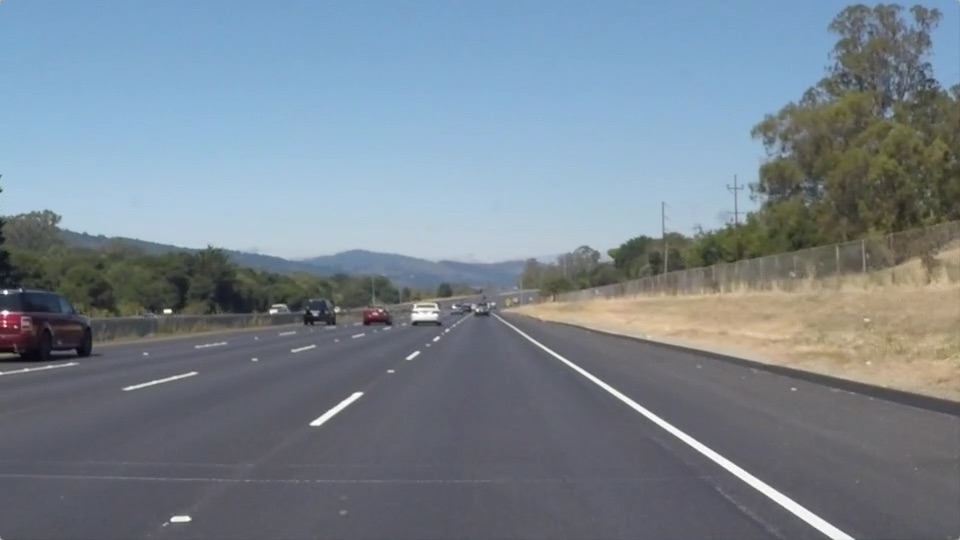
#> input picture test_images/solidWhiteRight.jpg, 960 x 540 px
$ jupyter execute --allow-errors P1.ipynb   (shell and % lines are left out)
#> lines starting #> are read from the running program, lines starting #| are printed output that depends on the picture; after the words box and inside, x2 and y2 are one past the last pixel; in counts of white or black regions, pixels touching at a corner belong together
# Self-Driving Car Engineer Nanodegree

## Project: **Finding Lane Lines on the Road**
***
In this project, you will use the tools you learned about in the lesson to identify lane lines on the road.  You can develop your pipeline on a series of individual images, and later apply the result to a video stream (really just a series of images). Check out the video clip "raw-lines-example.mp4" (also contained in this repository) to see what the output should look like after using the helper functions below.

Once you have a result that looks roughly like "raw-lines-example.mp4", you'll need to get creative and try to average and/or extrapolate the line segments you've detected to map out the full extent of the lane lines.  You can see an example of the result you're going for in the video "P1_example.mp4".  Ultimately, you would like to draw just one line for the left side of the lane, and one for the right.

In addition to implementing code, there is a brief writeup to complete. The writeup should be completed in a separate file, which can be either a markdown file or a pdf document. There is a [write up template](https://github.com/udacity/CarND-LaneLines-P1/blob/master/writeup_template.md) that can be used to guide the writing process. Completing both the code in the Ipython notebook and the writeup template will cover all of the [rubric points](https://review.udacity.com/#!/rubrics/322/view) for this project.

---
Let's have a look at our first image called 'test_images/solidWhiteRight.jpg'.  Run the 2 cells below (hit Shift-Enter or the "play" button above) to display the image.

**Note: If, at any point, you encounter frozen display windows or other confounding issues, you can always start again with a clean slate by going to the "Kernel" menu above and selecting "Restart & Clear Output".**

---

**The tools you have are color selection, region of interest selection, grayscaling, Gaussian smoothing, Canny Edge Detection and Hough Tranform line detection.  You  are also free to explore and try other techniques that were not presented in the lesson.  Your goal is piece together a pipeline to detect the line segments in the image, then average/extrapolate them and draw them onto the image for display (as below).  Once you have a working pipeline, try it out on the video stream below.**

---

<figure>

 <figcaption>
 <p></p>
 <p style="text-align: center;"> Your output should look something like this (above) after detecting line segments using the helper functions below </p>
 </figcaption>
</figure>
 <p></p>
<figure>

 <figcaption>
 <p></p>
 <p style="text-align: center;"> Your goal is to connect/average/extrapolate line segments to get output like this</p>
 </figcaption>
</figure>

**Run the cell below to import some packages.  If you get an `import error` for a package you've already installed, try changing your kernel (select the Kernel menu above --> Change Kernel).  Still have problems?  Try relaunching Jupyter Notebook from the terminal prompt.  Also, consult the forums for more troubleshooting tips.**

## Import Packages

[cell 1]
#importing some useful packages
import matplotlib.pyplot as plt
import matplotlib.image as mpimg
import numpy as np
import cv2

## Read in an Image

[cell 2]
#reading in an image
image = mpimg.imread('test_images/solidWhiteRight.jpg')
#> image is the input picture: shape (540, 960, 3); mean R, G, B 120.3, 132.6, 143.7

#printing out some stats and plotting
print('This image is:', type(image), 'with dimensions:', image.shape)
#| This image is: <class 'numpy.ndarray'> with dimensions: (540, 960, 3)
plt.imshow(image)  # if you wanted to show a single color channel image called 'gray', for example, call as plt.imshow(gray, cmap='gray')

## Ideas for Lane Detection Pipeline

**Some OpenCV functions (beyond those introduced in the lesson) that might be useful for this project are:**

`cv2.inRange()` for color selection
`cv2.fillPoly()` for regions selection
`cv2.line()` to draw lines on an image given endpoints
`cv2.addWeighted()` to coadd / overlay two images
`cv2.cvtColor()` to grayscale or change color
`cv2.imwrite()` to output images to file
`cv2.bitwise_and()` to apply a mask to an image

**Check out the OpenCV documentation to learn about these and discover even more awesome functionality!**

## Helper Functions

Below are some helper functions to help get you started. They should look familiar from the lesson!

[cell 3]
import math
import numpy.polynomial.polynomial as poly

def grayscale(img):
    """Applies the Grayscale transform
    This will return an image with only one color channel
    but NOTE: to see the returned image as grayscale
    (assuming your grayscaled image is called 'gray')
    you should call plt.imshow(gray, cmap='gray')"""
    return cv2.cvtColor(img, cv2.COLOR_RGB2GRAY)
    # Or use BGR2GRAY if you read an image with cv2.imread()
    # return cv2.cvtColor(img, cv2.COLOR_BGR2GRAY)

def canny(img, low_threshold, high_threshold):
    """Applies the Canny transform"""
    return cv2.Canny(img, low_threshold, high_threshold)

def gaussian_blur(img, kernel_size):
    """Applies a Gaussian Noise kernel"""
    return cv2.GaussianBlur(img, (kernel_size, kernel_size), 0)

def region_of_interest(img, vertices):
    """
    Applies an image mask.

    Only keeps the region of the image defined by the polygon
    formed from `vertices`. The rest of the image is set to black.
    `vertices` should be a numpy array of integer points.
    """
    #defining a blank mask to start with
    mask = np.zeros_like(img)

    #defining a 3 channel or 1 channel color to fill the mask with depending on the input image
    if len(img.shape) > 2:
        channel_count = img.shape[2]  # i.e. 3 or 4 depending on your image
        ignore_mask_color = (255,) * channel_count
    else:
        ignore_mask_color = 255

    #filling pixels inside the polygon defined by "vertices" with the fill color
    cv2.fillPoly(mask, vertices, ignore_mask_color)

    #returning the image only where mask pixels are nonzero
    masked_image = cv2.bitwise_and(img, mask)
    return masked_image


# [32 lines left out: functions draw_lines, hough_lines, not called in this run]

def hough_lines_bare(img, rho, theta, threshold, min_line_len, max_line_gap):
    """
    Like hough_lines, but return the lines instead of drawing them.

    To be used with draw_lines_filter
    """
    lines = cv2.HoughLinesP(img, rho, theta, threshold, np.array([]),
                            minLineLength=min_line_len, maxLineGap=max_line_gap)
    return lines

def draw_lines_filter(imgin, lines, color=[255, 0, 0], thickness=2, roi=None):
    """
    Draw at most two lane lines, given raw lines from hough_lines_bare

    roi is either None or a 2D numpy array;
    Ideally the same as the roi used for region-of-interest cutting
    """
    img = np.zeros((imgin.shape[0], imgin.shape[1], 3), dtype=np.uint8)

    # setup default ROI
    if roi is None:
        ymax = img.shape[0]
        ymin = int(ymax/2)
    else:
        ymax = max(roi[:, 1])
        ymin = min(roi[:, 1])

    lefts = []
    rights = []
    for line in lines:
        x1, y1, x2, y2 = line[0]
        dx = x2 - x1
        dy = y2 - y1

        # filter verticals
        if dx == 0:
            continue

        m = dy/dx
        # filter near vertical
        # +/- 20 [deg] from right angle are wrong angles
        if np.fabs(m) > np.tan(np.pi/2 - np.pi/9):
            continue

        # filter near horizontal
        # +/- 20 [deg] from horizontal are mental
        if np.fabs(m) < np.sin(np.pi/9):
            continue

        # negative slope belongs to left lane, positive to right
        # but segments of left line must be contained to the left half of the image
        # and the equivalent for the right half
        if m < 0:
            if max(x1, x2) < img.shape[1]/2:
                lefts += [[x1, y1], [x2, y2]]
        else:
            if min(x1, x2) > img.shape[1]/2:
                rights += [[x1, y1], [x2, y2]]

    # Fit each set of points (lefts, rights), find best-fit lines
    # Then, draw the lines from bottom of ROI to top
    # The lines are in x = my + c, because we know the vertical stops
    lefts = np.array(lefts)
    rights = np.array(rights)
    if len(lefts) > 1:
        l_coefs = poly.polyfit(lefts[:, 1], lefts[:, 0], 1)
        x1 = int(poly.polyval(ymin, l_coefs))
        x2 = int(poly.polyval(ymax, l_coefs))

        cv2.line(img, (x1, ymin), (x2, ymax), color, thickness)

    if len(rights) > 1:
        r_coefs = poly.polyfit(rights[:, 1], rights[:, 0], 1)
        x1 = int(poly.polyval(ymin, r_coefs))
        x2 = int(poly.polyval(ymax, r_coefs))

        cv2.line(img, (x1, ymin), (x2, ymax), color, thickness)

    # Debug drawing
    c = [255, 0, 0]
# [4 lines of commented-out code are left out]
    for side in (lefts, rights):
        for i in range(0, side.shape[0], 2):
            x1, y1 = side[i]
            x2, y2 = side[i+1]
#             c = [r-count*dc, g+count*dc, 0]
#             count += 1
            cv2.line(img, (x1, y1), (x2, y2), c, 2)
        c = [0, 255, 0]
    return img


# Python 3 has support for cool math symbols.

def weighted_img(img, initial_img, α=0.8, β=1., γ=0.):
    """
    `img` is the output of the hough_lines(), An image with lines drawn on it.
    Should be a blank image (all black) with lines drawn on it.

    `initial_img` should be the image before any processing.

    The result image is computed as follows:

    initial_img * α + img * β + γ
    NOTE: initial_img and img must be the same shape!
    """
    return cv2.addWeighted(initial_img, α, img, β, γ)

## Test Images

Build your pipeline to work on the images in the directory "test_images"
**You should make sure your pipeline works well on these images before you try the videos.**

[cell 4]
import os
os.listdir("test_images/")

## Build a Lane Finding Pipeline

Build the pipeline and run your solution on all test_images. Make copies into the `test_images_output` directory, and you can use the images in your writeup report.

Try tuning the various parameters, especially the low and high Canny thresholds as well as the Hough lines parameters.

[cell 5]
# TODO: Build your pipeline that will draw lane lines on the test_images
# then save them to the test_images_output directory.

testdir = os.path.join('test_images', 'difficiles')
# testdir = 'test_images'
#> (the rest of this cell did not finish here and is left out)

## Test on Videos

You know what's cooler than drawing lanes over images? Drawing lanes over video!

We can test our solution on two provided videos:

`solidWhiteRight.mp4`

`solidYellowLeft.mp4`

**Note: if you get an import error when you run the next cell, try changing your kernel (select the Kernel menu above --> Change Kernel). Still have problems? Try relaunching Jupyter Notebook from the terminal prompt. Also, consult the forums for more troubleshooting tips.**

**If you get an error that looks like this:**
```
NeedDownloadError: Need ffmpeg exe.
You can download it by calling:
imageio.plugins.ffmpeg.download()
```
**Follow the instructions in the error message and check out [this forum post](https://discussions.udacity.com/t/project-error-of-test-on-videos/274082) for more troubleshooting tips across operating systems.**

[cell 6]
# Import everything needed to edit/save/watch video clips
from moviepy.editor import VideoFileClip
from IPython.display import HTML

[cell 7]
def process_image(image, verbose=False):
    # NOTE: The output you return should be a color image (3 channel) for processing video below
    # TODO: put your pipeline here,
    # you should return the final output (image where lines are drawn on lanes)

    # Lane Detection Pipeline
    # convert to greyscale
    imgrey = grayscale(image)

    # apply Gaussian blur
    imblur = gaussian_blur(imgrey, 3)

    # detect edges
    imcanny = canny(imblur, 50, 150)

    # ROI cut
    ymax, xmax = np.shape(imcanny)
    roi_vx = np.array([(0, ymax),
                       (xmax/32*15, ymax/16*10),
                       (xmax/32*17, ymax/16*10),
                       (xmax, ymax)], dtype=np.int32)
    imroi = region_of_interest(imcanny, [roi_vx])

    # detect lines
    # imlines = hough_lines(imroi, 1, np.pi/180, 8, 32, 64)
    lines = hough_lines_bare(imroi, 1, np.pi/180, 24, 32, 16)
    imlines = draw_lines_filter(imroi, lines, [200, 200, 200], 4, roi_vx)

    # produce output
    imcomp = weighted_img(cv2.cvtColor(imroi, cv2.COLOR_GRAY2RGB), image, 0.8, 1.0, 0.0)
    imcomp = weighted_img(imlines, imcomp, 0.8, 1.0, 0.0)

    if verbose:
        plt.figure();plt.imshow(imgrey, cmap='gray')
        plt.figure();plt.imshow(imblur, cmap='gray')
        plt.figure();plt.imshow(imcanny, cmap='gray')
        plt.figure();plt.imshow(imroi, cmap='gray')
        plt.figure();plt.imshow(imlines)
        plt.figure();plt.imshow(imcomp)
    return imcomp

[cell 8]
# Test process_image on static images
# testdir = os.path.join('test_images', 'difficiles') # Use this one for difficult cases from challenge video
testdir = 'test_images' # Use this one for regular cases from the first two videos
imlist = os.listdir(testdir)
for imfile in imlist[:]:
    fname = os.path.join(testdir, imfile)
    if not 'jpg' in fname:
        continue
    im = mpimg.imread(fname)
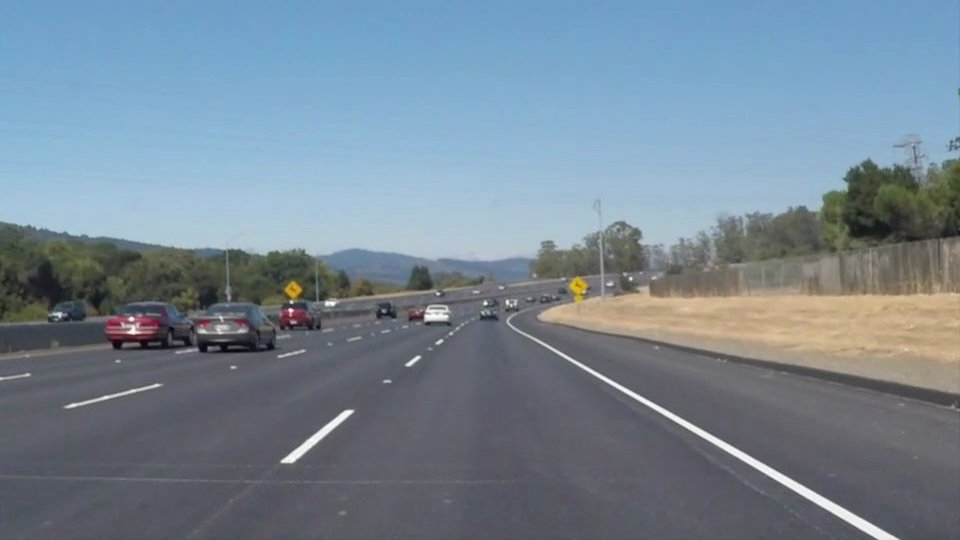
#> input picture test_images/solidWhiteCurve.jpg, 960 x 540 px
#> im is the input picture: shape (540, 960, 3); mean R, G, B 118.5, 134.5, 148.1
    imout = process_image(im, verbose=False)
#> in region_of_interest, `masked_image = cv2.bitwise_and(img, mask)`:
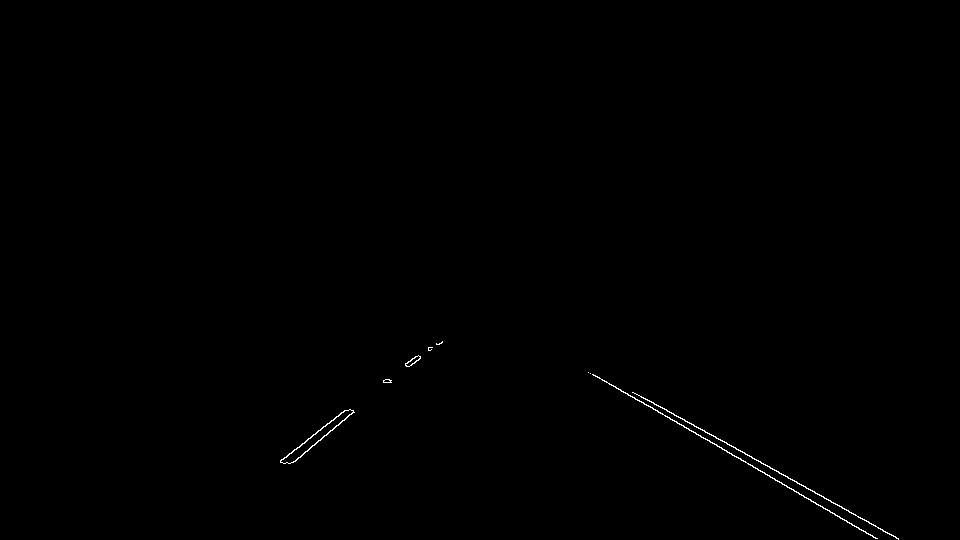
#> masked_image: shape (540, 960); 0.23% white in thin lines or dots, all inside (x1, y1, x2, y2) = (280, 341, 899, 540)
#> in hough_lines_bare, `lines = cv2.HoughLinesP(img, rho, theta, threshold, np.array([]), minL..`: lines = [[593, 374, 877, 538], [645, 398, 898, 538], [632, 392, 898, 539], [295, 461, 353, 410], [588, 372, 876, 538], [281, 459, 346, 410], [290, 463, 351, 414]]
#> the loop in draw_lines_filter, `for line in lines:` made 7 passes
#> (x1, y1, x2, y2, dx, dy, m, rights) on pass 2: (645, 398, 898, 538, 253, 140, 0.553, [[593, 374], [877, 538], [645, 398], [898, 538]])
#> in draw_lines_filter, `l_coefs = poly.polyfit(lefts[:, 1], lefts[:, 0], 1)`: l_coefs = [852.7, -1.22]
#> in draw_lines_filter, `x1 = int(poly.polyval(ymin, l_coefs))`: x1 = 440
#> in draw_lines_filter, `x2 = int(poly.polyval(ymax, l_coefs))`: x2 = 192
#> in draw_lines_filter, `r_coefs = poly.polyfit(rights[:, 1], rights[:, 0], 1)`: r_coefs = [-66.59, 1.77]
#> in draw_lines_filter, `x1 = int(poly.polyval(ymin, r_coefs))`: x1 = 530
#> in draw_lines_filter, `x2 = int(poly.polyval(ymax, r_coefs))`: x2 = 890
#> in draw_lines_filter, `cv2.line(img, (x1, ymin), (x2, ymax), color, thickness)`:
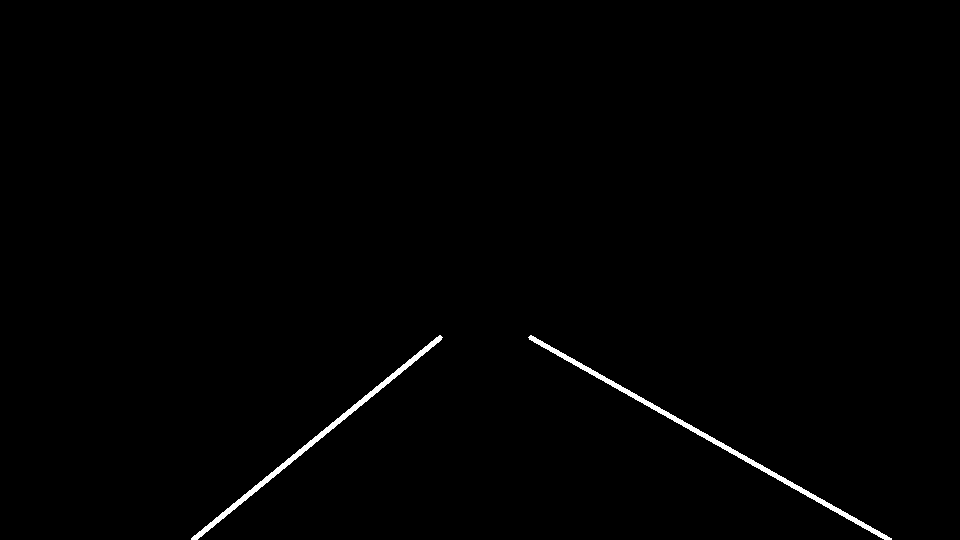
#> img: shape (540, 960, 3); values 0 (black) and 200 (white), 0.72% white; 2 white regions, box (x1, y1, x2, y2) and area: (528, 335, 892, 540) 2041, (191, 335, 443, 540) 1711
#> the loop in draw_lines_filter, `for side in (lefts, rights):` made 2 passes
#> c on passes 1 to 2: [0, 255, 0], [0, 255, 0]
#> after the loop in draw_lines_filter, `for side in (lefts, rights):`:
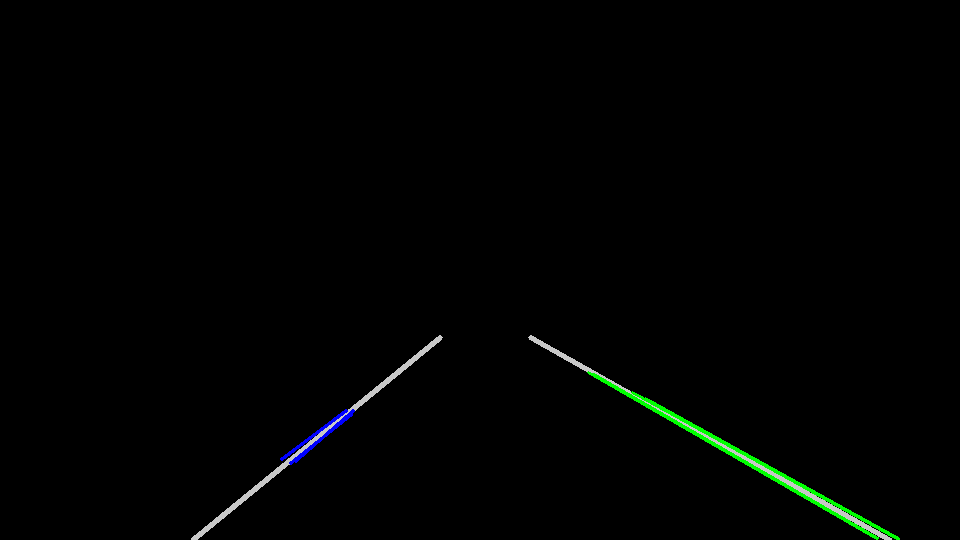
#> img: shape (540, 960, 3); 0.57% of pixels changed, all inside (x1, y1, x2, y2) = (280, 371, 900, 540); drawn as B, G, R
#> in weighted_img, `return cv2.addWeighted(initial_img, α, img, β, γ)`:
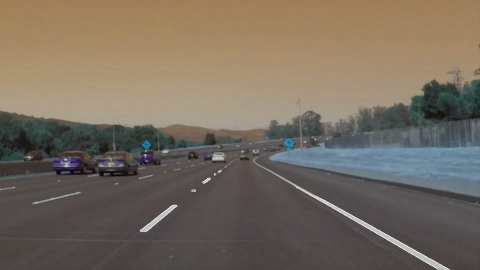
#> returned value: shape (540, 960, 3) (shown at 1/2 size); mean of channels 0, 1, 2 95.1, 107.9, 118.7; drawn as B, G, R
#> call 2 of weighted_img, with α = 0.8, β = 1, γ = 0
#> in weighted_img (call 2), `return cv2.addWeighted(initial_img, α, img, β, γ)`:
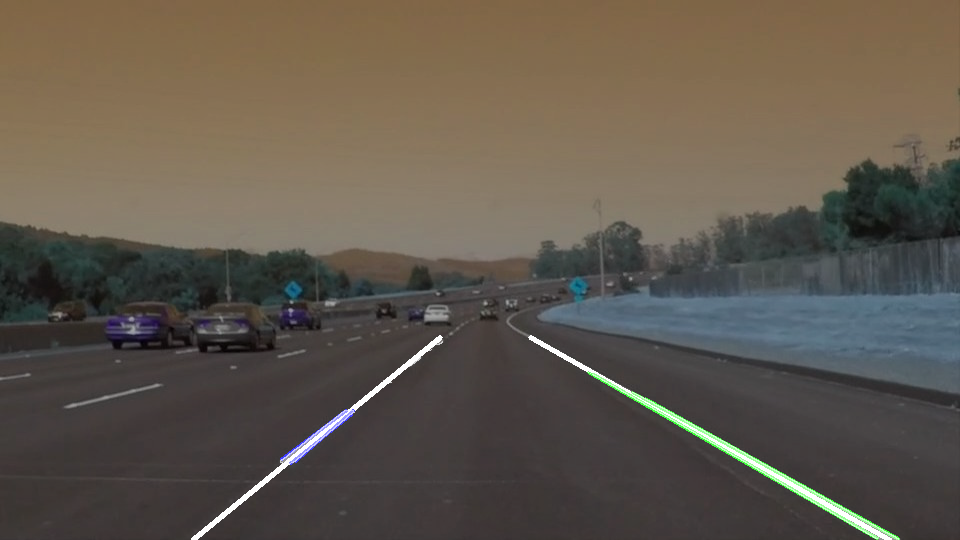
#> returned value: shape (540, 960, 3); mean of channels 0, 1, 2 77, 87.6, 95.8; drawn as B, G, R
    plt.figure(figsize=(16/3*2, 9/3*2));plt.imshow(imout)
